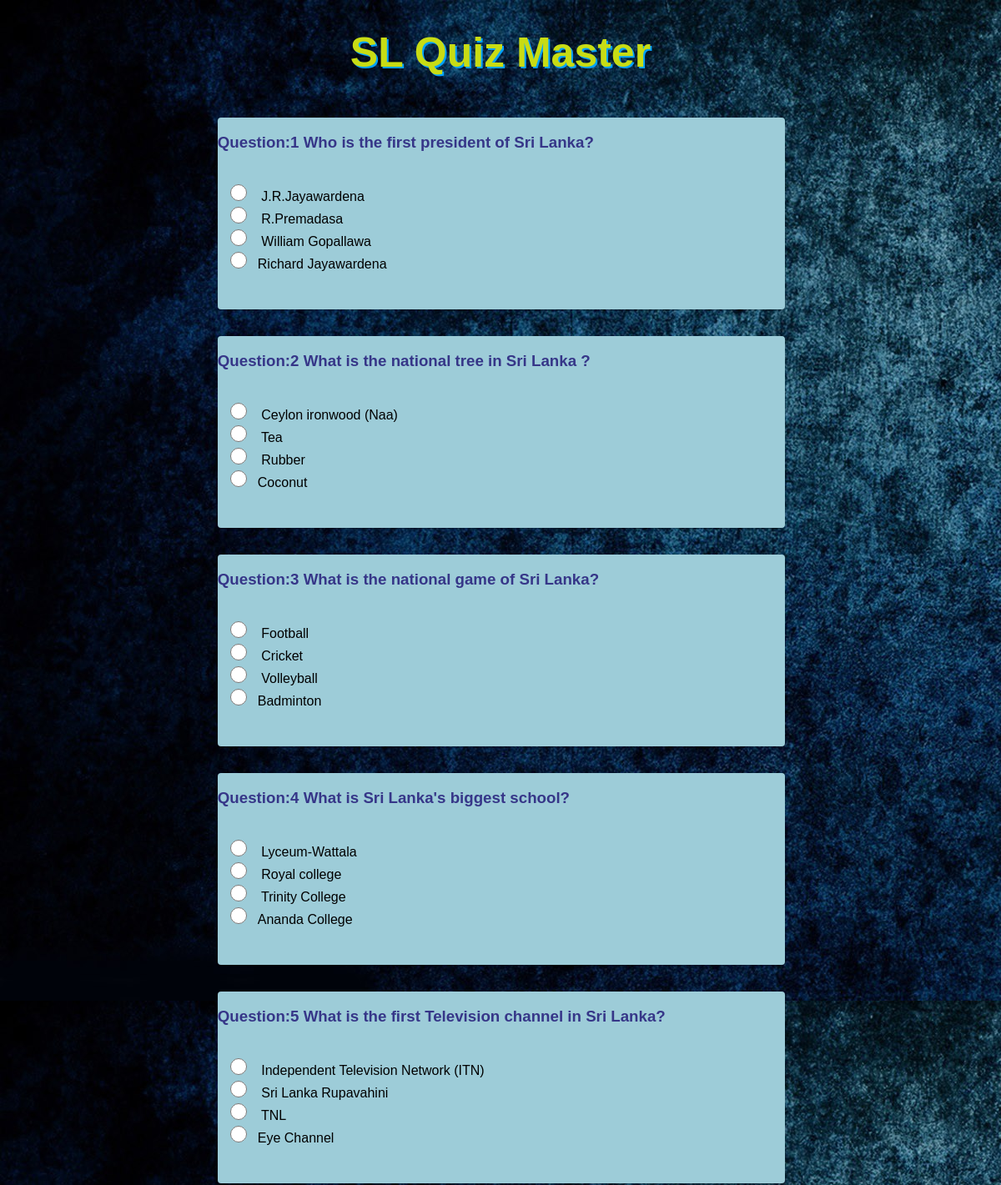
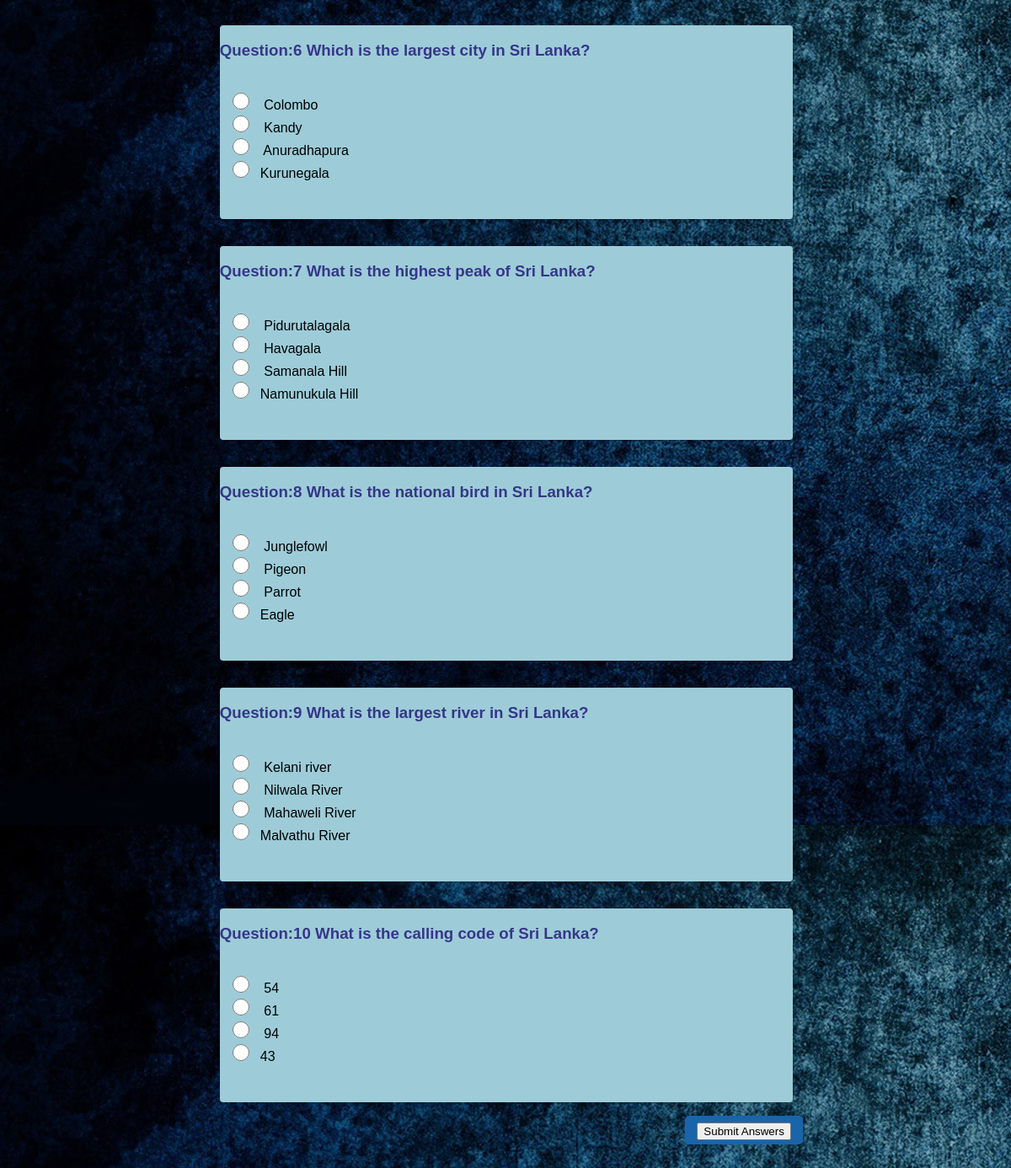
The app's page /quizpage.php (signed in) with its own data (2 pictures, top to bottom).
### tables this page shows
CREATE TABLE `questions` (
  `id` int(50) NOT NULL,
  `question` varchar(255) NOT NULL,
  `ans_one` varchar(200) NOT NULL,
  `ans_two` varchar(200) NOT NULL,
  `ans_three` varchar(200) NOT NULL,
  `ans_four` varchar(200) NOT NULL,
  `answer` varchar(200) NOT NULL
);

### quizpage.php (the view, shortened to what this page needs)
<?php require_once('connect.php'); ?>
<!DOCTYPE html>
<html lang="en">
<head>
    <link href="css/style3.css" rel="stylesheet">
</head>
<body>
    <div class="header">
        <h1>SL Quiz Master</h1>
 </div>
 <form action="result.php" method="POST">
 <?php
 $a = array(1, 2, 3, 4, 5, 6, 7, 8, 9, 10, 11, 12, 13, 14, 15 );
 $count=0;
 shuffle($a);
 $b = array();
 for($i=0;$i<10;$i++){$b[$i] = $a[$i];}
 for ($x = 0; $x < count($b); $x++) {
     $count++;
     $chosing = "select * from questions where id='{$b[$x]}'";
     $result = mysqli_query($connection, $chosing);
     $rows = mysqli_fetch_assoc($result);
     array_push($_SESSION['questions'],$rows['question']);
     ?>
    <div class="Box box-1">
        <h3><?php echo "Question:".$count." ".$rows['question']; ?></h3><br/>
        <input type ="radio" class="big" name = "<?php echo 'ans'.$count; ?>" value="<?php echo $rows['ans_one']; ?>"> <?php echo $rows['ans_one']; ?><br/>
        <input type ="radio" class="big" name = "<?php echo 'ans'.$count; ?>" value = "<?php echo $rows['ans_two']; ?>"> <?php echo $rows['ans_two']; ?><br/>
        <input type ="radio" class="big" name = "<?php echo 'ans'.$count; ?>" value = "<?php echo $rows['ans_three']; ?>"> <?php echo $rows['ans_three']; ?><br/>
        <input type ="radio" class="big" name = "<?php echo 'ans'.$count; ?>" value = "<?php echo $rows['ans_four']; ?>"><?php echo $rows['ans_four']; ?><br/>
    </div>
<?php
 }
 ?>
 <div id="btn">
    <input type="submit" name="result" id="result" value="Submit Answers">
 </div>
 </form>
 <br/><br/>
</body>
</html>

### css/style3.css (style rules this page uses)
.Box { background: rgb(157, 204, 216); border-radius: 4px; display: inline-block; height: 230px; margin: 1rem; position: relative; width: 680px; left:20%; }
body { background-image:url(../images/bg.jpg); font-family: 'Arial', sans-serif; background-repeat:repeat-y; }
.box-1 { box-shadow: 0 1px 3px rgba(0,0,0,0.12), 0 1px 2px rgba(0,0,0,0.24); transition: all 0.3s cubic-bezier(.25,.8,.25,1); }
.big { width: 3em; height: 1.5em; }
.header h1 { text-align: center; color: rgb(200, 220, 20); font-size: 50px; text-shadow: 2px 2px rgb(0, 162, 255); }
.Box h3 { color: rgb(54, 54, 136); }
#btn { left:68%; position: relative; border: none; outline: 0; padding: 5px; background-color: rgb(25, 100, 170); text-align: center; cursor: pointer; width:130px; font-size: 20px; border-radius: 5px; }

### records on screen
questions: question "Who is the first president of Sri Lanka?", ans_one "J.R.Jayawardena", ans_two "R.Premadasa", ans_three "William Gopallawa", ans_four "Richard Jayawardena"
questions: question "What is the national tree in Sri Lanka ?", ans_one "Ceylon ironwood (Naa)", ans_two "Tea", ans_three "Rubber", ans_four "Coconut"
questions: question "What is the national game of Sri Lanka?", ans_one "Football", ans_two "Cricket", ans_three "Volleyball", ans_four "Badminton"
questions: question "What is Sri Lanka's biggest school?", ans_one "Lyceum-Wattala", ans_two "Royal college", ans_three "Trinity College", ans_four "Ananda College"
questions: question "What is the first Television channel in Sri Lanka?", ans_one "Independent Television Network (ITN)", ans_two "Sri Lanka Rupavahini", ans_three "TNL", ans_four "Eye Channel"
questions: question "Which is the largest city in Sri Lanka?", ans_one "Colombo", ans_two "Kandy", ans_three "Anuradhapura", ans_four "Kurunegala"
questions: question "What is the highest peak of Sri Lanka?", ans_one "Pidurutalagala", ans_two "Havagala", ans_three "Samanala Hill", ans_four "Namunukula Hill"
questions: question "What is the national bird in Sri Lanka?", ans_one "Junglefowl", ans_two "Pigeon", ans_three "Parrot", ans_four "Eagle"
questions: question "What is the largest river in Sri Lanka?", ans_one "Kelani river", ans_two "Nilwala River", ans_three "Mahaweli River", ans_four "Malvathu River"
questions: question "What is the calling code of Sri Lanka?", ans_one "54", ans_two "61", ans_three "94", ans_four "43"
